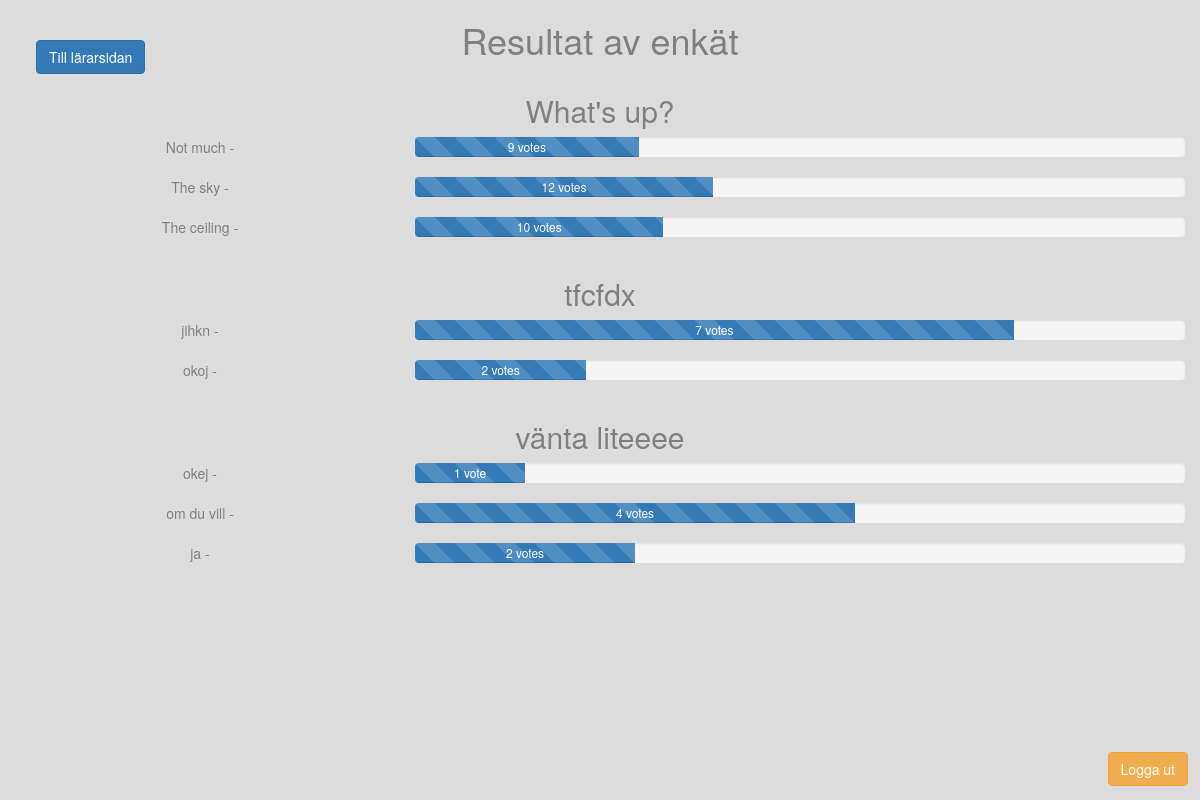
/result (signed in), run on an earlier commit of the app's database.
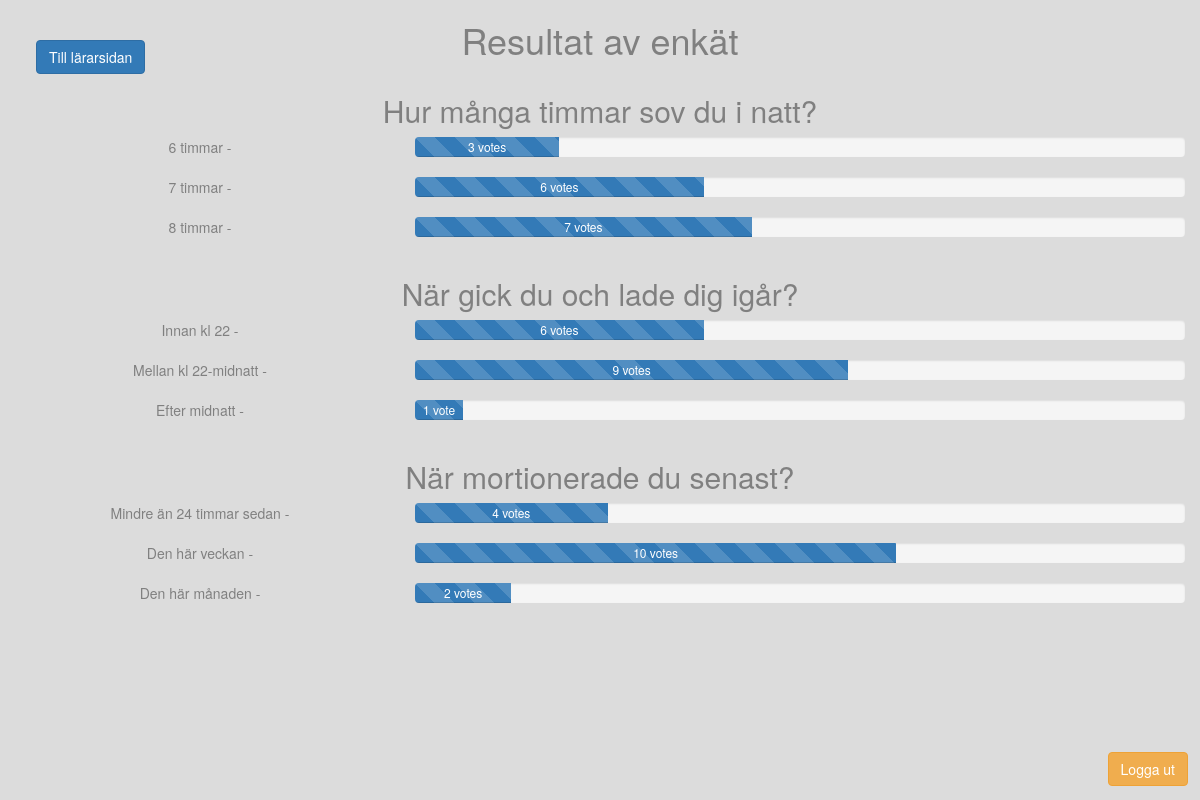
And on a later commit of the database.
### testapp/models.py (models this page shows, shortened)
class Question(models.Model):
    question_text = models.CharField(max_length=200)
    pub_date = models.DateTimeField('date published')
    def get_result_dict(self):
        res = []
        for choice in self.choice_set.all():
            d = {}
            d['text'] = choice.choice_text
            d['num_votes'] = choice.votes
            if not choice.votes:
                d['percentage'] = 0
            else:
                d['percentage'] = choice.votes / self.num_votes * 100
                res.append(d)
        return res
    @property
    def num_votes(self):
        votes_total = 0
        for choice in self.choice_set.all():
            votes_total += choice.votes
        return votes_total
    class Meta:
        ordering = ['id']

class Choice(models.Model):
    question = models.ForeignKey(Question, on_delete=models.CASCADE)
    choice_text = models.CharField(max_length=200)
    votes = models.IntegerField(default=0)

### testapp/views.py (the view)
# urls.py: path('result', views.result, name='result'),
def result(request):
    questions = Poll.objects.latest('pk').questions.all()
    qresults = []
    for question in questions:
        qresults.append({'result':question.get_result_dict(),'question':question})
    return render(request, 'testapp/result.html', {'qresults' : qresults})

### testapp/templates/testapp/result.html (shortened to what this page needs)
{% load static %}
{% load bootstrap3 %}
{% bootstrap_css %}
<link rel="stylesheet" type="text/css" href="{% static 'testapp/main.css' %}">
{% if user.is_staff %}
<div class="container-fluid">
  <div class="resultpage no-gutters">
    <div class="resulttext no-gutters">
      <h1>Resultat av enkät</h1>
      <form class=logoutresult action="{% url 'accounts:logout'%}?next={{request.path}}">
      <input type="submit" class="btn btn-warning"  value="Logga ut" />
      </form>
      <form action="{% url 'testapp:teacherview'%}" method='get'>
      <input type="submit" class="btn btn-primary" value="Till lärarsidan" style="position: fixed;left: 3%;top: 5%;" />
      </form>
      {% for qresult in qresults %}
      <div class="row">
        <div class="col-xl-12">
          <h2> {{ qresult.question.question_text}} </h2>
        </div>
        {% for choice in qresult.result %}
        <div class="col-xs-4">
          {{ choice.text }} -
        </div>
        <div class="col-xs-8">
          <div class="progress progress-striped active">
            <div class="progress-bar progress-bar-striped progress-bar-animated"
            role="progressbar" style="width: {{ choice.percentage }}% ;">  {{ choice.num_votes }} vote{{choice.num_votes|pluralize }}</div>
          </div>
        </div>
        {% endfor %}
      </div>
      {% endfor %}
    </div>
  </div>
</div>
{% endif %}

What changed in the data, as far as the page shows it:
no longer on this page (row unchanged): Question: question.question_text "What's up?", {{ choice.percentage }} 29.03225806451613 (drawn), num_votes "9" "12" "10", {{ choice.percentage }} 38.70967741935484 (drawn), {{ choice.percentage }} 32.25806451612903 (drawn)
no longer on this page (row unchanged): Choice: text "Not much"
no longer on this page (row unchanged): Choice: text "The sky"
no longer on this page (row edited): Choice: text "The ceiling"
no longer on this page (row unchanged): Question: question.question_text "tfcfdx", {{ choice.percentage }} 77.77777777777779 (drawn), num_votes "7" "2", {{ choice.percentage }} 22.22222222222222 (drawn)
no longer on this page (row unchanged): Choice: text "jihkn"
no longer on this page (row unchanged): Choice: text "okoj"
no longer on this page (row unchanged): Question: question.question_text "vänta liteeee", {{ choice.percentage }} 14.285714285714285 (drawn), num_votes "1" "4" "2", {{ choice.percentage }} 57.14285714285714 (drawn), {{ choice.percentage }} 28.57142857142857 (drawn)
no longer on this page (row unchanged): Choice: text "okej"
no longer on this page (row unchanged): Choice: text "om du vill"
no longer on this page (row edited): Choice: text "ja"
now on this page (row unchanged): Question: question.question_text "Hur många timmar sov du i natt?", {{ choice.percentage }} 18.75 (drawn), num_votes "3" "6" "7", {{ choice.percentage }} 37.5 (drawn), {{ choice.percentage }} 43.75 (drawn)
now on this page (row edited): Choice: text "6 timmar"
now on this page (row unchanged): Choice: text "7 timmar"
now on this page (row edited): Choice: text "8 timmar"
added Question: question.question_text "När gick du och lade dig igår?", {{ choice.percentage }} 37.5 (drawn), num_votes "6" "9" "1", {{ choice.percentage }} 56.25 (drawn), {{ choice.percentage }} 6.25 (drawn)
added Choice: text "Innan kl 22"
added Choice: text "Mellan kl 22-midnatt"
added Choice: text "Efter midnatt"
added Question: question.question_text "När mortionerade du senast?", {{ choice.percentage }} 25.0 (drawn), num_votes "4" "10" "2", {{ choice.percentage }} 62.5 (drawn), {{ choice.percentage }} 12.5 (drawn)
added Choice: text "Mindre än 24 timmar sedan"
added Choice: text "Den här veckan"
added Choice: text "Den här månaden"
